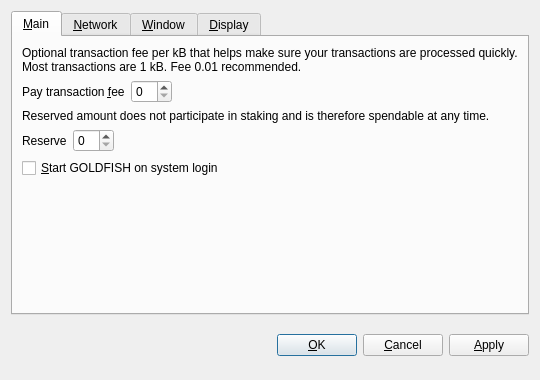
<?xml version="1.0" encoding="UTF-8"?>
<ui version="4.0">
 <class>OptionsDialog</class>
 <widget class="QDialog" name="OptionsDialog">
  <property name="geometry">
   <rect>
    <x>0</x>
    <y>0</y>
    <width>540</width>
    <height>380</height>
   </rect>
  </property>
  <property name="windowTitle">
   <string>Options</string>
  </property>
  <property name="modal">
   <bool>true</bool>
  </property>
  <layout class="QVBoxLayout" name="verticalLayout">
   <item>
    <widget class="QTabWidget" name="tabWidget">
     <property name="tabPosition">
      <enum>QTabWidget::North</enum>
     </property>
     <property name="currentIndex">
      <number>0</number>
     </property>
     <widget class="QWidget" name="tabMain">
      <attribute name="title">
       <string>&amp;Main</string>
      </attribute>
      <layout class="QVBoxLayout" name="verticalLayout_Main">
       <item>
        <widget class="QLabel" name="transactionFeeInfoLabel">
         <property name="text">
          <string>Optional transaction fee per kB that helps make sure your transactions are processed quickly. Most transactions are 1 kB. Fee 0.01 recommended.</string>
         </property>
         <property name="textFormat">
          <enum>Qt::PlainText</enum>
         </property>
         <property name="wordWrap">
          <bool>true</bool>
         </property>
        </widget>
       </item>
       <item>
        <layout class="QHBoxLayout" name="horizontalLayoutFee">
         <item>
          <widget class="QLabel" name="transactionFeeLabel">
           <property name="text">
            <string>Pay transaction &amp;fee</string>
           </property>
           <property name="textFormat">
            <enum>Qt::PlainText</enum>
           </property>
           <property name="buddy">
            <cstring>transactionFee</cstring>
           </property>
          </widget>
         </item>
         <item>
          <widget class="BitcoinAmountField" name="transactionFee"/>
         </item>
         <item>
          <spacer name="horizontalSpacerFee">
           <property name="orientation">
            <enum>Qt::Horizontal</enum>
           </property>
           <property name="sizeHint" stdset="0">
            <size>
             <width>40</width>
             <height>20</height>
            </size>
           </property>
          </spacer>
         </item>
        </layout>
       </item>
       <item>
        <widget class="QLabel" name="reserveBalanceInfoLabel">
         <property name="text">
          <string>Reserved amount does not participate in staking and is therefore spendable at any time.</string>
         </property>
         <property name="textFormat">
          <enum>Qt::PlainText</enum>
         </property>
         <property name="wordWrap">
          <bool>true</bool>
         </property>
        </widget>
       </item>
       <item>
        <layout class="QHBoxLayout" name="horizontalLayoutReserveBalance">
         <item>
          <widget class="QLabel" name="reserveBalanceLabel">
           <property name="text">
            <string>Reserve</string>
           </property>
           <property name="textFormat">
            <enum>Qt::PlainText</enum>
           </property>
           <property name="buddy">
            <cstring>reserveBalance</cstring>
           </property>
          </widget>
         </item>
         <item>
          <widget class="BitcoinAmountField" name="reserveBalance"/>
         </item>
         <item>
          <spacer name="horizontalSpacerReserveBalance">
           <property name="orientation">
            <enum>Qt::Horizontal</enum>
           </property>
           <property name="sizeHint" stdset="0">
            <size>
             <width>40</width>
             <height>20</height>
            </size>
           </property>
          </spacer>
         </item>
        </layout>
       </item>
       <item>
        <widget class="QCheckBox" name="bitcoinAtStartup">
         <property name="toolTip">
          <string>Automatically start GOLDFISH after logging in to the system.</string>
         </property>
         <property name="text">
          <string>&amp;Start GOLDFISH on system login</string>
         </property>
        </widget>
       </item>
       <item>
        <spacer name="verticalSpacer_Main">
         <property name="orientation">
          <enum>Qt::Vertical</enum>
         </property>
         <property name="sizeHint" stdset="0">
          <size>
           <width>20</width>
           <height>40</height>
          </size>
         </property>
        </spacer>
       </item>
      </layout>
     </widget>
     <widget class="QWidget" name="tabNetwork">
      <attribute name="title">
       <string>&amp;Network</string>
      </attribute>
      <layout class="QVBoxLayout" name="verticalLayout_Network">
       <item>
        <widget class="QCheckBox" name="mapPortUpnp">
         <property name="toolTip">
          <string>Automatically open the GOLDFISH client port on the router. This only works when your router supports UPnP and it is enabled.</string>
         </property>
         <property name="text">
          <string>Map port using &amp;UPnP</string>
         </property>
        </widget>
       </item>
       <item>
        <widget class="QCheckBox" name="connectSocks">
         <property name="toolTip">
          <string>Connect to the GOLDFISH network through a SOCKS proxy (e.g. when connecting through Tor).</string>
         </property>
         <property name="text">
          <string>&amp;Connect through SOCKS proxy:</string>
         </property>
        </widget>
       </item>
       <item>
        <layout class="QHBoxLayout" name="horizontalLayout_Network">
         <item>
          <widget class="QLabel" name="proxyIpLabel">
           <property name="text">
            <string>Proxy &amp;IP:</string>
           </property>
           <property name="textFormat">
            <enum>Qt::PlainText</enum>
           </property>
           <property name="buddy">
            <cstring>proxyIp</cstring>
           </property>
          </widget>
         </item>
         <item>
          <widget class="QValidatedLineEdit" name="proxyIp">
           <property name="maximumSize">
            <size>
             <width>140</width>
             <height>16777215</height>
            </size>
           </property>
           <property name="toolTip">
            <string>IP address of the proxy (e.g. 127.0.0.1)</string>
           </property>
          </widget>
         </item>
         <item>
          <widget class="QLabel" name="proxyPortLabel">
           <property name="text">
            <string>&amp;Port:</string>
           </property>
           <property name="textFormat">
            <enum>Qt::PlainText</enum>
           </property>
           <property name="buddy">
            <cstring>proxyPort</cstring>
           </property>
          </widget>
         </item>
         <item>
          <widget class="QLineEdit" name="proxyPort">
           <property name="maximumSize">
            <size>
             <width>55</width>
             <height>16777215</height>
            </size>
           </property>
           <property name="toolTip">
            <string>Port of the proxy (e.g. 9050)</string>
           </property>
          </widget>
         </item>
         <item>
          <widget class="QLabel" name="socksVersionLabel">
           <property name="text">
            <string>SOCKS &amp;Version:</string>
           </property>
           <property name="textFormat">
            <enum>Qt::PlainText</enum>
           </property>
           <property name="buddy">
            <cstring>socksVersion</cstring>
           </property>
          </widget>
         </item>
         <item>
          <widget class="QValueComboBox" name="socksVersion">
           <property name="toolTip">
            <string>SOCKS version of the proxy (e.g. 5)</string>
           </property>
          </widget>
         </item>
         <item>
          <spacer name="horizontalSpacer_Network">
           <property name="orientation">
            <enum>Qt::Horizontal</enum>
           </property>
           <property name="sizeHint" stdset="0">
            <size>
             <width>40</width>
             <height>20</height>
            </size>
           </property>
          </spacer>
         </item>
        </layout>
       </item>
       <item>
        <spacer name="verticalSpacer_Network">
         <property name="orientation">
          <enum>Qt::Vertical</enum>
         </property>
         <property name="sizeHint" stdset="0">
          <size>
           <width>20</width>
           <height>40</height>
          </size>
         </property>
        </spacer>
       </item>
      </layout>
     </widget>
     <widget class="QWidget" name="tabWindow">
      <attribute name="title">
       <string>&amp;Window</string>
      </attribute>
      <layout class="QVBoxLayout" name="verticalLayout_Window">
       <item>
        <widget class="QCheckBox" name="minimizeToTray">
         <property name="toolTip">
          <string>Show only a tray icon after minimizing the window.</string>
         </property>
         <property name="text">
          <string>&amp;Minimize to the tray instead of the taskbar</string>
         </property>
        </widget>
       </item>
       <item>
        <widget class="QCheckBox" name="minimizeOnClose">
         <property name="toolTip">
          <string>Minimize instead of exit the application when the window is closed. When this option is enabled, the application will be closed only after selecting Quit in the menu.</string>
         </property>
         <property name="text">
          <string>M&amp;inimize on close</string>
         </property>
        </widget>
       </item>
       <item>
        <spacer name="verticalSpacer_Window">
         <property name="orientation">
          <enum>Qt::Vertical</enum>
         </property>
         <property name="sizeHint" stdset="0">
          <size>
           <width>20</width>
           <height>40</height>
          </size>
         </property>
        </spacer>
       </item>
      </layout>
     </widget>
     <widget class="QWidget" name="tabDisplay">
      <attribute name="title">
       <string>&amp;Display</string>
      </attribute>
      <layout class="QVBoxLayout" name="verticalLayout_Display">
       <item>
        <layout class="QHBoxLayout" name="horizontalLayout_1_Display">
         <item>
          <widget class="QLabel" name="langLabel">
           <property name="text">
            <string>User Interface &amp;language:</string>
           </property>
           <property name="textFormat">
            <enum>Qt::PlainText</enum>
           </property>
           <property name="buddy">
            <cstring>lang</cstring>
           </property>
          </widget>
         </item>
         <item>
          <widget class="QValueComboBox" name="lang">
           <property name="toolTip">
            <string>The user interface language can be set here. This setting will take effect after restarting GOLDFISH.</string>
           </property>
          </widget>
         </item>
        </layout>
       </item>
       <item>
        <layout class="QHBoxLayout" name="horizontalLayout_2_Display">
         <item>
          <widget class="QLabel" name="unitLabel">
           <property name="text">
            <string>&amp;Unit to show amounts in:</string>
           </property>
           <property name="textFormat">
            <enum>Qt::PlainText</enum>
           </property>
           <property name="buddy">
            <cstring>unit</cstring>
           </property>
          </widget>
         </item>
         <item>
          <widget class="QValueComboBox" name="unit">
           <property name="toolTip">
            <string>Choose the default subdivision unit to show in the interface and when sending coins.</string>
           </property>
          </widget>
         </item>
        </layout>
       </item>
       <item>
        <widget class="QCheckBox" name="displayAddresses">
         <property name="toolTip">
          <string>Whether to show GOLDFISH addresses in the transaction list or not.</string>
         </property>
         <property name="text">
          <string>&amp;Display addresses in transaction list</string>
         </property>
        </widget>
       </item>
       <item>
        <widget class="QCheckBox" name="coinControlFeatures">
         <property name="toolTip">
          <string>Whether to show coin control features or not.</string>
         </property>
         <property name="text">
          <string>Display coin &amp;control features (experts only!)</string>
         </property>
        </widget>
       </item>
       <item>
        <spacer name="verticalSpacer_Display">
         <property name="orientation">
          <enum>Qt::Vertical</enum>
         </property>
         <property name="sizeHint" stdset="0">
          <size>
           <width>20</width>
           <height>40</height>
          </size>
         </property>
        </spacer>
       </item>
      </layout>
     </widget>
    </widget>
   </item>
   <item>
    <layout class="QHBoxLayout" name="horizontalLayout_Buttons">
     <item>
      <spacer name="horizontalSpacer_1">
       <property name="orientation">
        <enum>Qt::Horizontal</enum>
       </property>
       <property name="sizeHint" stdset="0">
        <size>
         <width>40</width>
         <height>48</height>
        </size>
       </property>
      </spacer>
     </item>
     <item>
      <widget class="QLabel" name="statusLabel">
       <property name="font">
        <font>
         <weight>75</weight>
         <bold>true</bold>
        </font>
       </property>
       <property name="text">
        <string/>
       </property>
       <property name="textFormat">
        <enum>Qt::PlainText</enum>
       </property>
       <property name="wordWrap">
        <bool>true</bool>
       </property>
      </widget>
     </item>
     <item>
      <spacer name="horizontalSpacer_2">
       <property name="orientation">
        <enum>Qt::Horizontal</enum>
       </property>
       <property name="sizeHint" stdset="0">
        <size>
         <width>40</width>
         <height>48</height>
        </size>
       </property>
      </spacer>
     </item>
     <item>
      <widget class="QPushButton" name="okButton">
       <property name="text">
        <string>&amp;OK</string>
       </property>
      </widget>
     </item>
     <item>
      <widget class="QPushButton" name="cancelButton">
       <property name="text">
        <string>&amp;Cancel</string>
       </property>
       <property name="autoDefault">
        <bool>false</bool>
       </property>
      </widget>
     </item>
     <item>
      <widget class="QPushButton" name="applyButton">
       <property name="text">
        <string>&amp;Apply</string>
       </property>
       <property name="autoDefault">
        <bool>false</bool>
       </property>
      </widget>
     </item>
    </layout>
   </item>
  </layout>
 </widget>
 <customwidgets>
  <customwidget>
   <class>BitcoinAmountField</class>
   <extends>QSpinBox</extends>
   <header>bitcoinamountfield.h</header>
  </customwidget>
  <customwidget>
   <class>QValueComboBox</class>
   <extends>QComboBox</extends>
   <header>qvaluecombobox.h</header>
  </customwidget>
  <customwidget>
   <class>QValidatedLineEdit</class>
   <extends>QLineEdit</extends>
   <header>qvalidatedlineedit.h</header>
  </customwidget>
 </customwidgets>
 <resources/>
 <connections/>
</ui>
